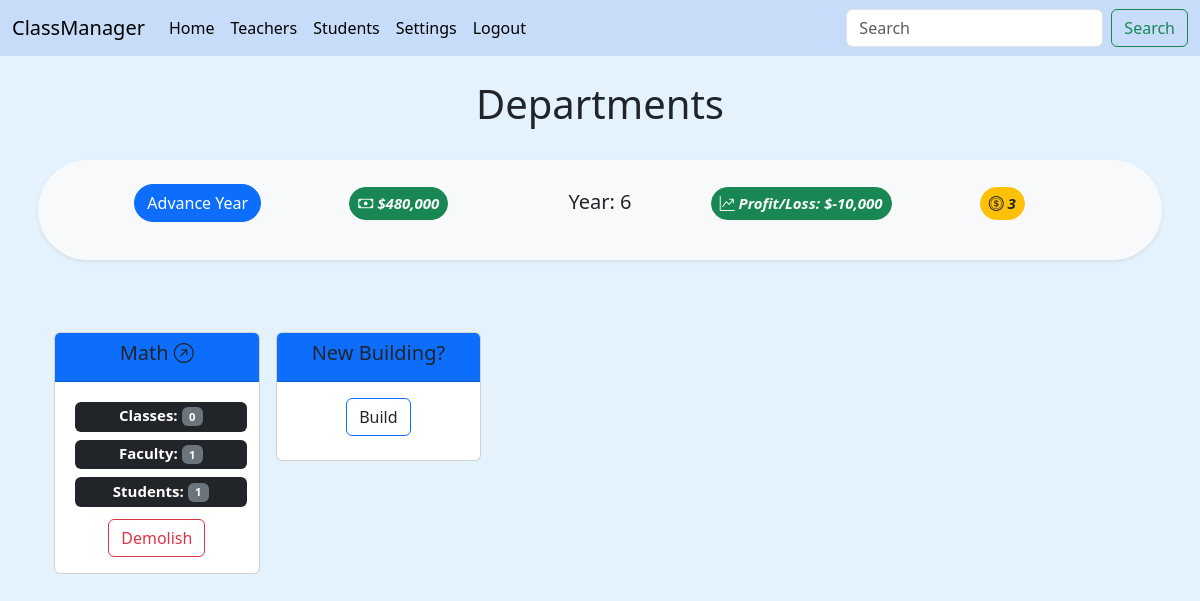
/ (signed in), run on an earlier commit of the app's database.
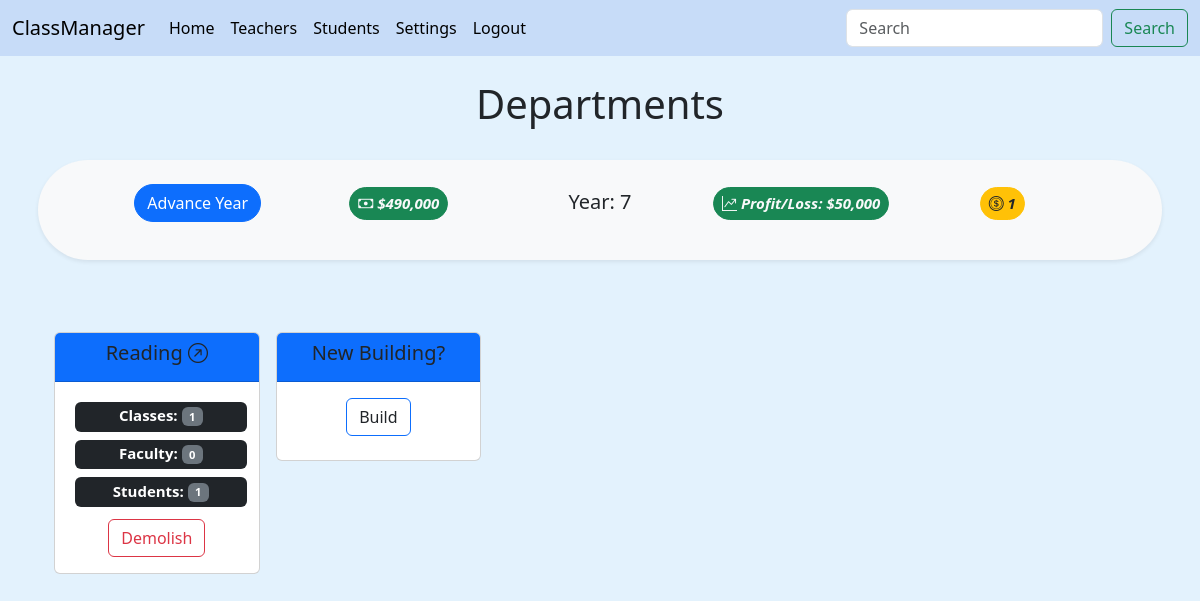
And on a later commit of the database.
### main/models.py (models this page shows, shortened)
class School(AbstractUser):
    name = models.CharField(max_length=30, default="My New School")
    year = models.IntegerField(default=1)
    actionTokens = models.IntegerField(default=3)
    money = models.IntegerField(validators=[MinValueValidator(0), MaxValueValidator(1000000000)], blank=True, null=True, default=500000)
    tuition = models.IntegerField(validators=[MinValueValidator(0), MaxValueValidator(100000)], blank=True, null=True, default=50000)
    def checkTokens(self):
        return self.actionTokens

class Subject(models.Model):
    school = models.ForeignKey(School, on_delete=models.CASCADE, blank=True, null=True)
    name = models.CharField(max_length=60)
    class Meta:
        constraints = [
            models.UniqueConstraint(fields=['school', 'name'], name='unique subject')
        ]
    def __str__(self):
        return (
                f"{self.name}"
        )

### main/views.py (the view, shortened to what this page needs)
# urls.py: 2. Add a URL to urlpatterns:  path('', views.home, name='home')
def home(request):
    school = get_object_or_404(School, id=request.user.id)
    subjects = Subject.objects.filter(school_id=school.id)
    classes = Class.objects.filter(school_id=school.id)
    teachers = Teacher.objects.filter(school_id=school.id)
    students = Student.objects.filter(school_id=school.id)
    subjectForm = SubjectForm()
    costs = computeFinancials(school)
    return render(request, "main/home.html", {
        'school': school,
        'subjects': subjects,
        'classes': classes,
        'teachers': teachers,
        'students': students,
        'subjectForm': subjectForm,
        'costs': costs,
    })

### main/forms.py
class SubjectForm(forms.ModelForm):
    class Meta:
        model = Subject
        fields = '__all__'
        exclude = ['school']

### main/gameFunctions.py (called while the page is built)
def computeFinancials(school):
    teachers = Teacher.objects.filter(school_id=school.id)
    studentCount = Student.objects.filter(school_id=school.id).count()
    tuition = school.tuition
    profit = tuition*studentCount
    losses = sum(teacher.salary for teacher in teachers)
    return profit-losses

### main/models.py (called while the page is built)
    def __str__(self):
        return (
                f"{self.first_name+' '+self.last_name}"
        )

    def __str__(self):
        return (
                f"{self.first_name+' '+self.last_name}"
        )

    def __str__(self):
        return (
                f"{self.name}"
        )

### main/templates/main/home.html (shortened to what this page needs)
{% extends "main/base.html" %}
{% block content %}
{% load static %}
{% if request.user.is_authenticated %}
<center>
  <h1>Departments</h1>
</center>
<br>
{% include 'main/menubar.html' %}
<br>
<center>
  <div id="subject-container" class="container overflow-hidden text-center">
    <div class="row row-cols-2 row-cols-lg-5 g-2 g-lg-3">
      {% for subject in subjects %} {% if subject %}
      <div class="col-2">
        <div id="{{subject.id}}" class="card mb-3" style="max-width: 18rem;">
          <div class="card-header bg-primary">
            <h5><a class="title-header link-dark bg-primary fw-medium"
                href="{% url 'main:building' subject.id %}">{{subject|capfirst}} <i
                  class="bi bi-arrow-up-right-circle"></i></a></h5>
          </div>
          <div class="card-body">
            <h5 class="card-title">
              <span style="width: 100%;" class="m-1 badge bg-dark">Classes: <span class="badge bg-secondary"> {{subject.class_set.count}}</span></span>
              <br />
              <span style="width: 100%;" class="m-1 badge bg-dark">Faculty: <span class="badge bg-secondary"> {{subject.teacher_set.count}}</span></span>
              <br />
              <span style="width: 100%;" class="m-1 badge bg-dark">Students: <span class="badge bg-secondary"> {{subject.student_set.count}}</span></span>
            </h5>
            <a href="{% url 'main:delete' subject.id 'subject' %}">
              <button type="button" class="btn btn-outline-danger">Demolish</button>
            </a>
          </div>
        </div>
      </div>
      {% endif %} {% endfor %}
      <div id="start_create_subject" class="col-2">
        <div class="card mb-3" style="max-width: 18rem">
          <div class="card-header bg-primary">
            <h5 class="text-dark bg-primary fw-medium">New Building?</h5>
          </div>
          <div class="card-body">
            <button class="toggler card-title btn btn-outline-primary" id="subject">Build</button>
          </div>
        </div>
      </div>
    </div>
  </div>
</center>
{% endif %}
{% endblock %}

### main/templates/main/base.html (shortened to what this page needs)
{% load humanize %}
<!DOCTYPE html>
<html>
<head>
  <link rel="stylesheet" href="https://cdn.jsdelivr.net/npm/bootstrap-icons@1.10.5/font/bootstrap-icons.css">
  {% load bootstrap5 %} {% bootstrap_css %} {% bootstrap_javascript %} {% load static %}
  <link rel="stylesheet" href="{% static 'main/styles.css' %}">
</head>
<body style="background-color: #e3f2fd;">
  <nav class="navbar navbar-expand-lg" style="background-color: #c7dcf8;">
    <div class="container-fluid">
      <a class="navbar-brand" href="{% url 'main:home' %}">ClassManager</a>
      <div class="collapse navbar-collapse" id="navbarSupportedContent">
        {% if request.user.is_authenticated %}
        <ul class="navbar-nav me-auto mb-2 mb-lg-0">
          <li class="nav-item">
            <a class="nav-link active" aria-current="page" href="{% url 'main:home' %}">Home</a>
          </li>
          <li class="nav-item">
            <a class="nav-link active" aria-current="page" href="{% url 'main:all_teachers' %}">Teachers</a>
          </li>
          <li class="nav-item">
            <a class="nav-link active" aria-current="page" href="{% url 'main:all_students' %}">Students</a>
          </li>
          <li class="nav-item">
            <a class="nav-link active" aria-current="page" href="{% url 'main:settings' %}">Settings</a>
          </li>
          <li class="nav-item">
            <a class="nav-link active" aria-current="page" href="{% url 'main:logout_view' %}">Logout</a>
          </li>
        </ul>
        <form class="d-flex" role="search" action="{% url 'main:search' %}">
          <input name="q" class="form-control me-2" type="search" placeholder="Search" aria-label="Search"
            list="findList">
          <button class="btn btn-outline-success" type="submit">Search</button>
        </form>
        {% endif %}
      </div>
    </div>
  </nav>
  <div class="container">
    {% if request.user.is_authenticated %}
    <br />
    {% endif %}
    {% block content %}{% endblock %}
  </div>
</body>
</html>

### main/templates/main/menubar.html (shortened to what this page needs)
{% load humanize %}
<div class="row g-2 text-center">
    <div class="badge rounded-pill bg-light text-dark shadow-sm p-3 mb-5 bg-body-tertiary rounded">
    <a class="col-2 m-2 d-inline-flex justify-content-center title-header" href="{% url 'main:nextYear' %}"><button type="button"
        class="btn btn-primary rounded-pill">Advance Year</button></a>
    <h5 class="col-2 m-2 d-inline-flex justify-content-center"><p class="btn btn-success badge rounded-pill text-light token-display float-center p-2" data-bs-toggle="tooltip" data-bs-title="Cash: Your current cash earned from student tuition to allocate toward school operations!"><i class="bi bi-cash">  ${{school.money|intcomma}}</i></p></h5>
    <h5 class="col-2 m-2 d-inline-flex justify-content-center">Year: {{school.year}}</h5>
    <h5 class="col-2 m-2 d-inline-flex justify-content-center"><p class="btn btn-success badge rounded-pill text-light token-display float-center p-2" data-bs-toggle="tooltip" data-bs-title="Profit/Loss: Expected profit or loss at the end of the year!"><i class="bi bi-graph-up-arrow">  Profit/Loss: ${{costs|intcomma}}</i></p></h5>
    <h5 class="col-2 m-2 d-inline-flex justify-content-center"><p class="btn btn-warning badge rounded-pill text-dark token-display float-center p-2" data-bs-toggle="tooltip" data-bs-title="Action Tokens: Creation/training of teachers and students require action tokens!"><i class="bi bi-coin">
        {{school.checkTokens}}</i></p></h5>
  </div></div>

### main/static/main/styles.css (style rules this page uses)
.title-header { text-decoration: none; }

What changed in the data, as far as the page shows it:
removed Subject: name "Math", class_set.count "0", teacher_set.count "1", student_set.count "1"
changed School: money "480,000" → "490,000"; year "6" → "7"; checkTokens "3" → "1"
added Subject: name "Reading", class_set.count "1", teacher_set.count "0", student_set.count "1"
Also different on the page:
{{ costs|intcomma }}: "-10,000" → "50,000"
